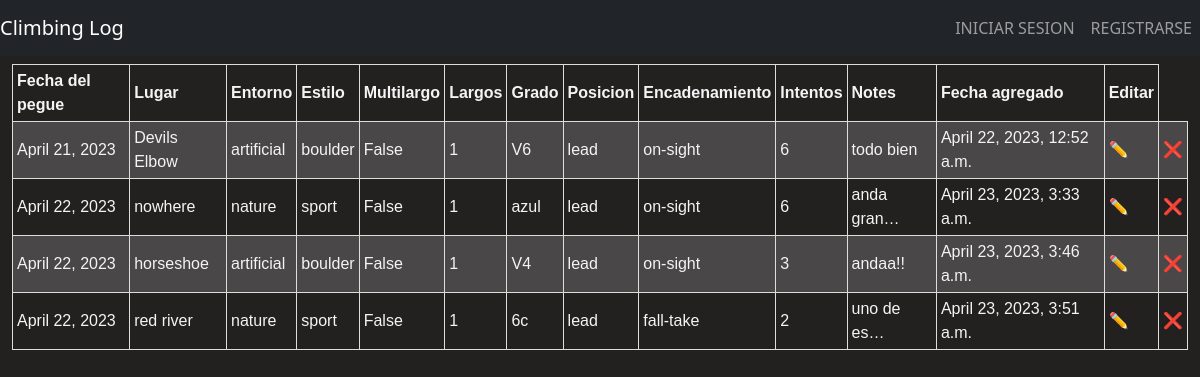
Page /entry_list on the committed database.
### climb_log_webapp/models.py (models this page shows, shortened)
class Climb_entry(models.Model):
    username = models.ForeignKey(User, on_delete=models.DO_NOTHING, null=True, blank=True)
    date_of_climb = models.DateField()
    place_name = models.CharField(max_length=40)
    place_coord = models.CharField(max_length=30)
    enviroment = models.CharField(max_length=20)
    climb_style = models.CharField(max_length=15)
    multipitches = models.BooleanField()
    num_pitches = models.PositiveSmallIntegerField(default=1, validators=[MaxValueValidator(15)] )
    grade = models.CharField(max_length=20)
    climber_position = models.CharField(max_length=15)
    ascent_type = models.CharField(max_length=20)
    num_attempts = models.PositiveSmallIntegerField()
    notes = models.TextField(max_length=400)
    date_of_entry = models.DateTimeField(auto_now_add=True)
    class Meta:
        ordering = ["date_of_entry"]

### climb_log_webapp/views.py (the view)
# urls.py: path('entry_list', views.EntryList.as_view(), name='entry-list'),
class EntryList(ListView):
    template_name= 'climb_log_webapp_ES/entry_list.html'
    model = Climb_entry
    context_object_name = 'entries'

### climb_log_webapp/templates/climb_log_webapp_ES/entry_list.html (shortened to what this page needs)
{% extends 'climb_log_webapp_ES/base.html' %}
{%load static%}
{%block css_files%}
<link rel="stylesheet" href="{% static 'climb_log_webapp/styles.css' %}">
<link rel="stylesheet" href="{% static 'climb_log_webapp/entry_list.css' %}">
{%endblock%}
{%block content%}
<div>
    <table>
        <tr>
            <th>Fecha del pegue</th>
            <th>Lugar</th>
            <th>Entorno</th>
            <th>Estilo</th>
            <th>Multilargo</th>
            <th>Largos</th>
            <th>Grado</th>
            <th>Posicion</th>
            <th>Encadenamiento</th>
            <th>Intentos</th>
            <th>Notes</th>
            <th>Fecha agregado</th>
            <th>Editar</th>
        </tr>
    {%for entry in entries%}
        <tr>
            <td>{{entry.date_of_climb}}</td>
            <td>{{entry.place_name}}</td>
            <td>{{entry.enviroment}}</td>
            <td>{{entry.climb_style}}</td>
            <td>{{entry.multipitches}}</td>
            <td>{{entry.num_pitches}}</td>
            <td>{{entry.grade}}</td>
            <td>{{entry.climber_position}}</td>
            <td>{{entry.ascent_type}}</td>
            <td>{{entry.num_attempts}}</td>
            <td>{{entry.notes|default_if_none:"--"|truncatechars:10}}</td>
            <td>{{entry.date_of_entry}}</td>
            <td><a href="{% url 'entry-update' entry.id %}">✏️</a></td>
            <td><a href="{% url 'entry-delete' entry.id %}">❌</a></td>
        </tr>
        {%endfor%}
    </table>
</div>
{%endblock%}

### climb_log_webapp/static/climb_log_webapp/styles.css (style rules this page uses)
body { background-color: #232020; margin: 4rem auto ; color: #F4F4F4; }

### climb_log_webapp/static/climb_log_webapp/entry_list.css (style rules this page uses)
table { font-family: arial, sans-serif; border-collapse: collapse; width: 98%; margin: auto; }
td, th { border: 1px solid #dddddd; text-align: left; padding: 0.25rem; }
tr:nth-child(even) { background-color: #494747; }
a { text-decoration: none; }

### rows in the picture
Climb_entry: date_of_climb "April 21, 2023", place_name "Devils Elbow", enviroment "artificial", climb_style "boulder", multipitches "False", num_pitches "1", grade "V6", climber_position "lead", ascent_type "on-sight", num_attempts "6", notes "todo bien", date_of_entry "April 22, 2023, 12:52 a.m."
Climb_entry: date_of_climb "April 22, 2023", place_name "nowhere", enviroment "nature", climb_style "sport", multipitches "False", num_pitches "1", grade "azul", climber_position "lead", ascent_type "on-sight", num_attempts "6", notes "anda gran…", date_of_entry "April 23, 2023, 3:33 a.m."
Climb_entry: date_of_climb "April 22, 2023", place_name "horseshoe", enviroment "artificial", climb_style "boulder", multipitches "False", num_pitches "1", grade "V4", climber_position "lead", ascent_type "on-sight", num_attempts "3", notes "andaa!!", date_of_entry "April 23, 2023, 3:46 a.m."
Climb_entry: date_of_climb "April 22, 2023", place_name "red river", enviroment "nature", climb_style "sport", multipitches "False", num_pitches "1", grade "6c", climber_position "lead", ascent_type "fall-take", num_attempts "2", notes "uno de es…", date_of_entry "April 23, 2023, 3:51 a.m."
